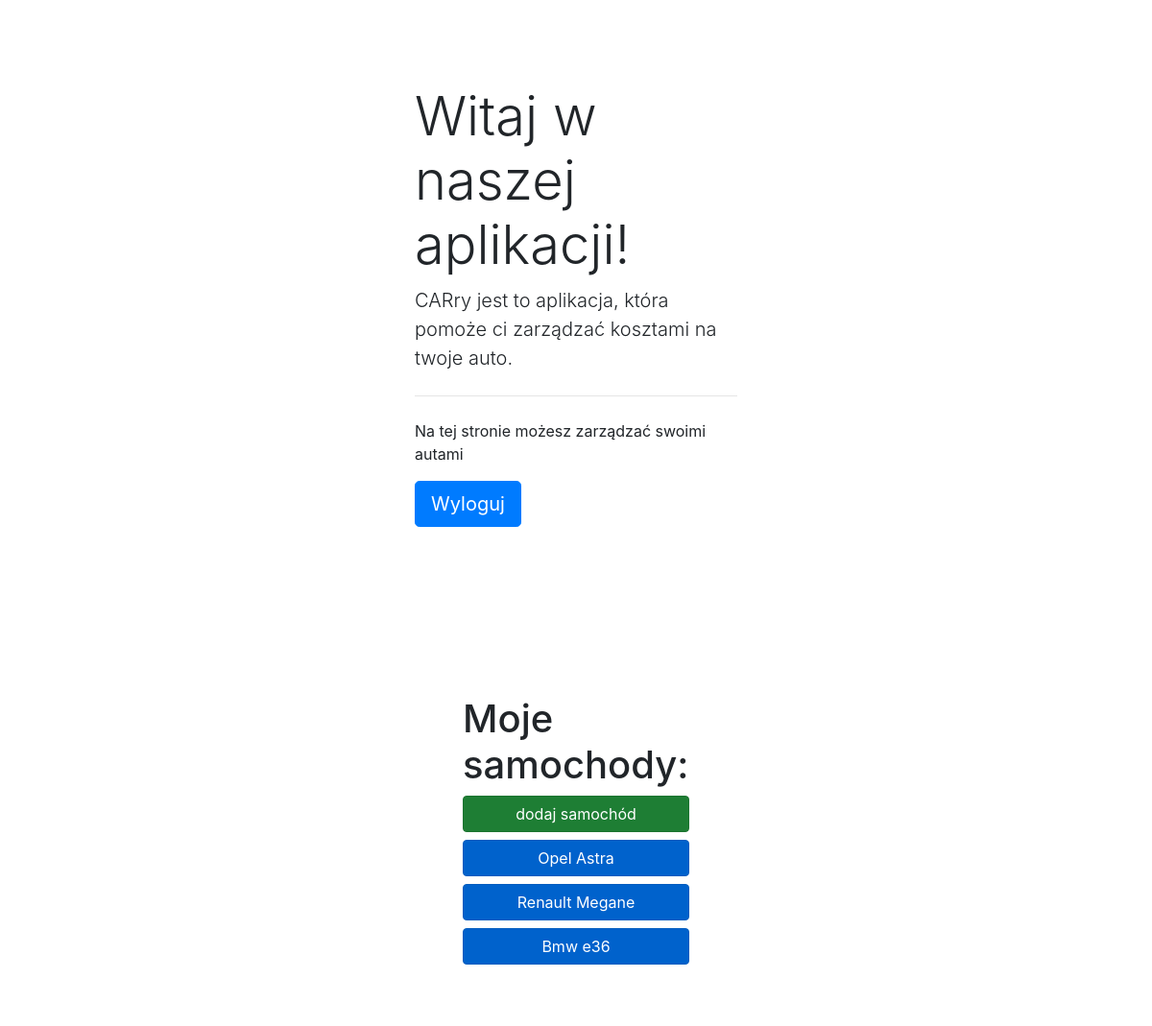
Page / (signed in) on the earlier database version.
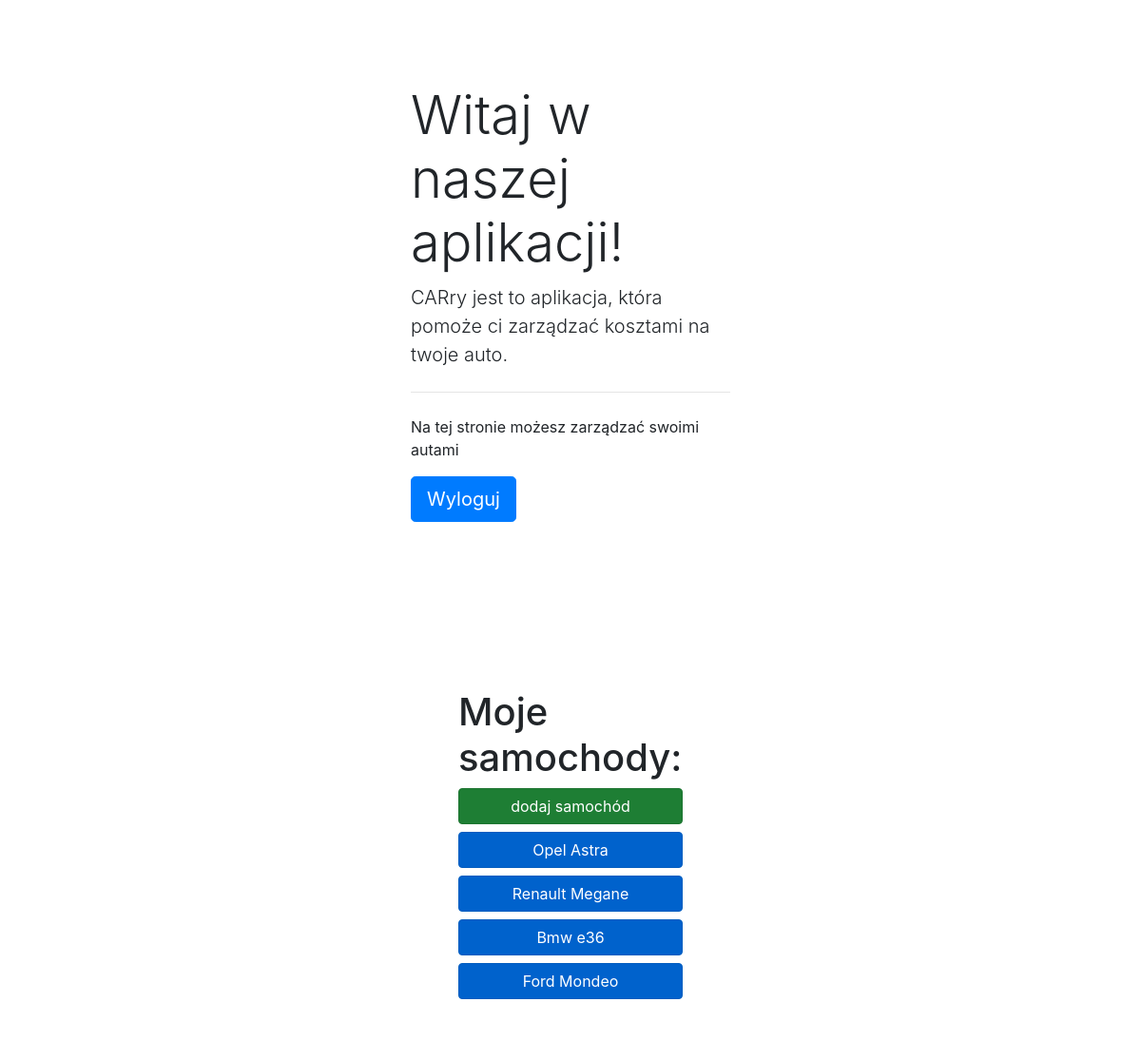
Same page on the later database version.
### Site/models.py (models this page shows)
class Car(models.Model):
    user = models.ForeignKey(User, on_delete=models.CASCADE)
    mark_text = models.CharField(max_length=32, null=False, default='', verbose_name="Marka")
    model_text = models.CharField(max_length=32, null=False, default='', verbose_name="Model")
    vin_text = models.CharField(max_length=17, null=True, verbose_name="Numer VIN")
    plate_text = models.CharField(max_length=10, null=True, verbose_name="Rejestracja")
    engine_float = models.DecimalField(max_digits=8, decimal_places=0, null=True, verbose_name="Poj. silnika")
    services = models.ManyToManyField(Service)
    refueling = models.ManyToManyField(Fueling)
    created_date = models.DateField(default=timezone.now, verbose_name="Data")
    class Meta:
        ordering = ['-created_date']
    def __str__(self):
        return f"{self.mark_text} {self.model_text}"

### Site/views.py (the view)
# urls.py: path("", views.index, name='index'),
@csrf_exempt
def index(request):
    context = {
        "Cars": Car.objects.all(),
        "Services": Service.objects.all()
    }
    return render(request, 'Site/index.html', context)

### templates/Site/index.html (shortened to what this page needs)
<!DOCTYPE html>
<html lang="pl">
<head>
    {% load bootstrap4 %}
    {% bootstrap_css %}
</head>
<body class="bg">
{% if user.is_authenticated %}
    <br>
    <div class="jumbotron bg-white mx-auto col-md-4 col-sm-4">
        <h1 class="display-4">Witaj w naszej aplikacji!</h1>
        <p class="lead">CARry jest to aplikacja, która pomoże ci zarządzać kosztami na twoje auto.</p>
        <hr class="my-4">
        <p>Na tej stronie możesz zarządzać swoimi autami</p>
        <p class="lead">
            <a class="btn btn-primary btn-lg" href="/logout" role="button">Wyloguj</a>
        </p>
    </div>
    <div class="jumbotron bg-white mx-auto col-md-3">
        <h1>Moje samochody:</h1>
        <a href="{% url 'add_car' %}" class="btn btn-success btn-block active mx-auto" role="button"
           aria-pressed="true">dodaj samochód</a>
        {% for car in Cars %}
            {% if car.user == user %}
                <a href="{% url 'car' car.id %}"
                   class="btn btn-primary btn-block active mx-auto" role="button" aria-pressed="true">{{ car }}</a>
            {% endif %}
        {% endfor %}
    </div>
{% endif %}
</body>
</html>

Differences in the rows shown:
added Car: mark_text+model_text "Ford Mondeo"
